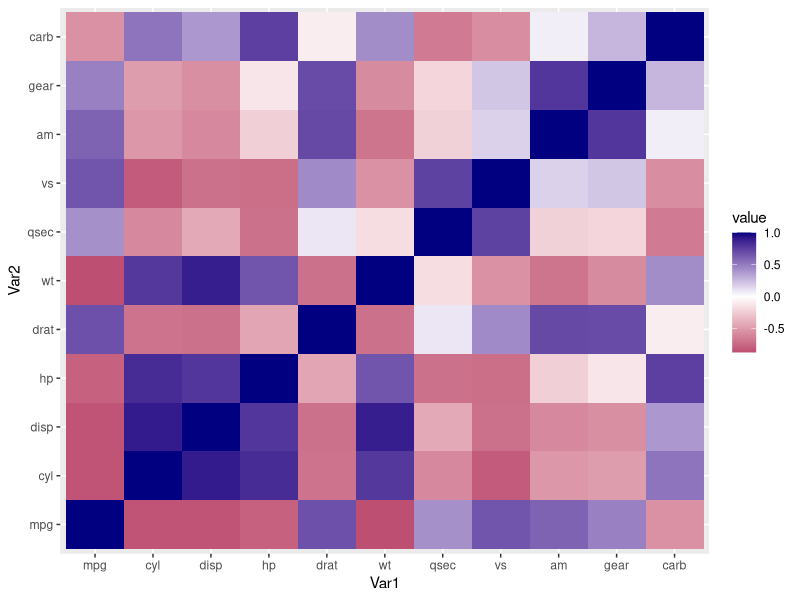
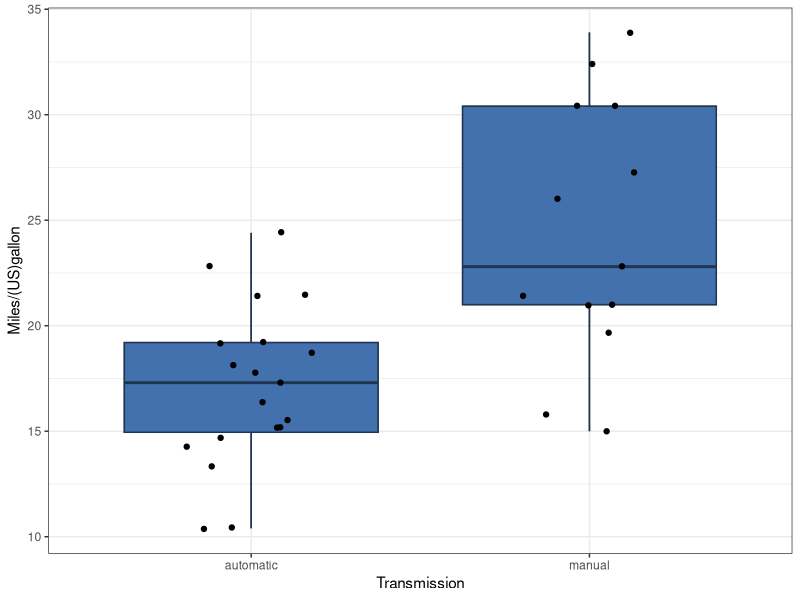
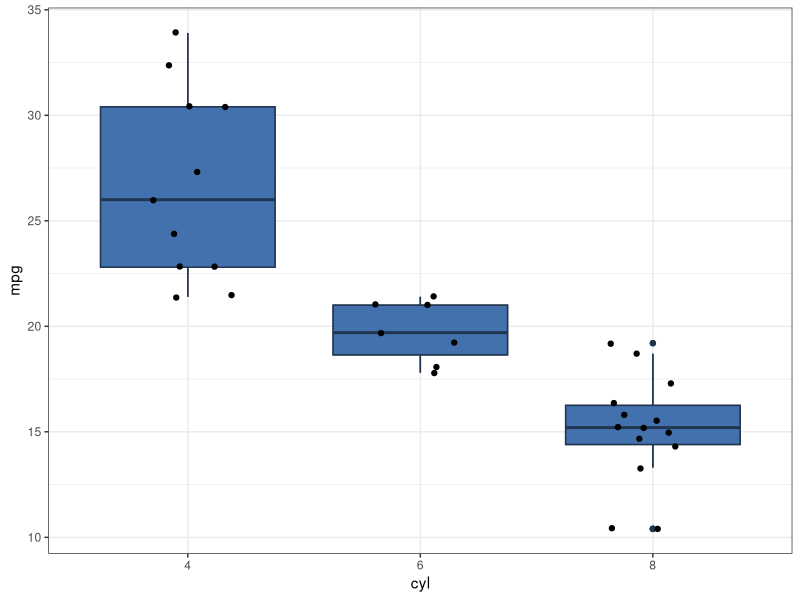
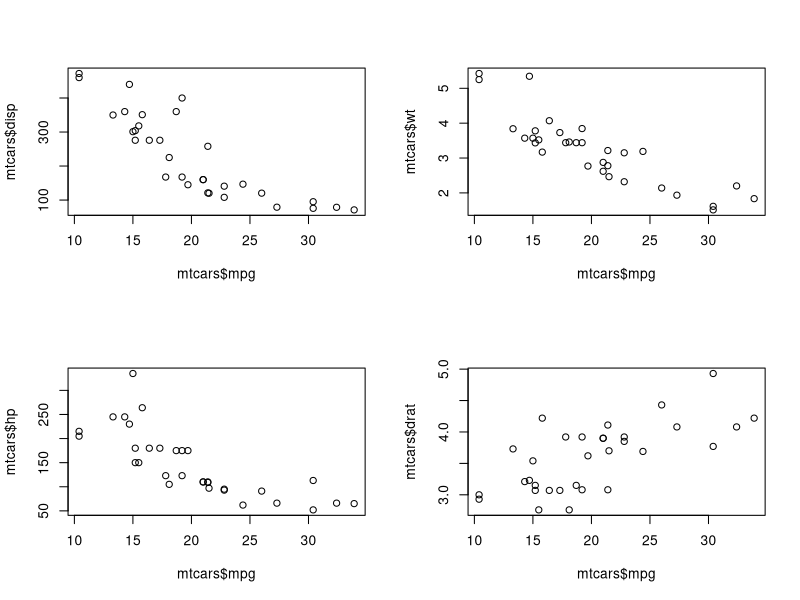
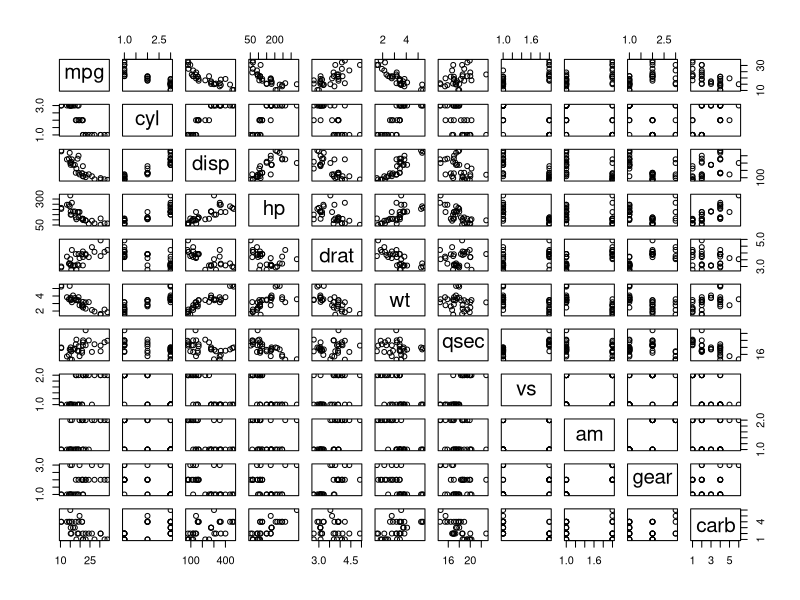
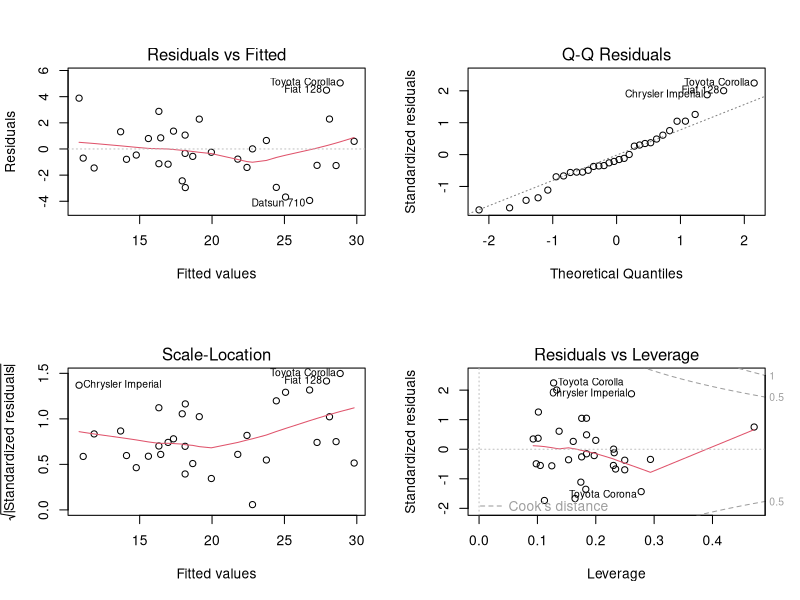

The R source for these figures, in order:
## ---- chunk 1
require(ggplot2)
require(dplyr)
require(reshape2)
## ---- chunk 2
data(mtcars)
head(mtcars)
## ---- chunk 3
str(mtcars)
## ---- chunk 4
corMatrix <- round(cor(mtcars), 2)
corMatrix
## ---- chunk 5
meltedCorMatrix <- melt(corMatrix)
head(meltedCorMatrix)

## ---- chunk 6
G <- ggplot(data = meltedCorMatrix, aes(x = Var1, y =Var2, fill = value)) + 
     geom_tile() + 
     scale_fill_gradient2(low="Maroon", high="navy Blue", guide="colorbar")
G
## ---- chunk 7
mtcars$vs <- factor(mtcars$vs)
mtcars$am <- factor(mtcars$am)
mtcars$carb <- factor(mtcars$carb)
mtcars$gear <- factor(mtcars$gear)
mtcars$cyl <- factor(mtcars$cyl)
str(mtcars)
## ---- chunk 8
levels(mtcars$am) <- c("automatic", "manual")
fill <- "#4271AE"
line <- "#1F3552"
qplot(x= mtcars$am, y= mtcars$mpg, geom = "boxplot") + 
    ylab("Miles/(US)gallon") + 
    xlab("Transmission") +
    geom_boxplot(fill = fill, colour = line)+ 
    theme_bw() +
    
    geom_jitter(width = 0.2)
## ---- chunk 9
ggplot(mtcars, aes(cyl, mpg)) +
    geom_boxplot() +
    geom_boxplot(fill = fill, colour = line)+ 
    theme_bw() +
    geom_jitter(width = 0.2)

## ---- chunk 10
par(mfrow= c(2,2))
plot(mtcars$mpg, mtcars$disp)
plot(mtcars$mpg, mtcars$wt, data= mtcars)
plot(mtcars$mpg, mtcars$hp, data= mtcars)
plot(mtcars$mpg, mtcars$drat, data= mtcars)
## ---- chunk 11
plot(mtcars)
## ---- chunk 12
basicModel <- lm(mpg~am, data = mtcars)
summary(basicModel)
## ---- chunk 13
Full_fledgedModel <- lm(mpg~., data = mtcars)
summary(Full_fledgedModel)
## ---- chunk 14
fit1 <- lm(mpg~wt+ am + cyl + disp  + hp+ drat, data =mtcars)
summary(fit1)

## ---- chunk 15
fit2 <- lm(mpg~wt+ am + cyl  + hp  , data =mtcars)
summary(fit2)
## ---- chunk 16
fit3 <- lm(mpg~wt+ am + cyl + disp  + hp , data =mtcars)
summary(fit3)
## ---- chunk 17
par(mfrow = c(2, 2))
plot(fit2)

## ---- chunk 18
t.test(mpg ~ am, data = mtcars)
